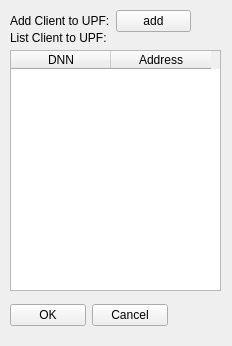
<?xml version="1.0" encoding="UTF-8"?>
<ui version="4.0">
 <class>Form</class>
 <widget class="QWidget" name="Form">
  <property name="geometry">
   <rect>
    <x>0</x>
    <y>0</y>
    <width>232</width>
    <height>346</height>
   </rect>
  </property>
  <property name="windowTitle">
   <string>Form</string>
  </property>
  <widget class="QWidget" name="formLayoutWidget_4">
   <property name="geometry">
    <rect>
     <x>10</x>
     <y>10</y>
     <width>181</width>
     <height>25</height>
    </rect>
   </property>
   <layout class="QFormLayout" name="formLayout_4">
    <item row="0" column="1">
     <widget class="QPushButton" name="pushButton_2">
      <property name="text">
       <string>add</string>
      </property>
     </widget>
    </item>
    <item row="0" column="0">
     <widget class="QLabel" name="label_20">
      <property name="text">
       <string>Add Client to UPF:</string>
      </property>
     </widget>
    </item>
   </layout>
  </widget>
  <widget class="QTableWidget" name="tableWidget_2">
   <property name="geometry">
    <rect>
     <x>10</x>
     <y>50</y>
     <width>211</width>
     <height>241</height>
    </rect>
   </property>
   <column>
    <property name="text">
     <string>DNN</string>
    </property>
   </column>
   <column>
    <property name="text">
     <string>Address</string>
    </property>
   </column>
  </widget>
  <widget class="QWidget" name="gridLayoutWidget">
   <property name="geometry">
    <rect>
     <x>10</x>
     <y>300</y>
     <width>158</width>
     <height>31</height>
    </rect>
   </property>
   <layout class="QGridLayout" name="gridLayout">
    <item row="0" column="0">
     <widget class="QPushButton" name="pushButton">
      <property name="text">
       <string>OK</string>
      </property>
     </widget>
    </item>
    <item row="0" column="1">
     <widget class="QPushButton" name="pushButton_5">
      <property name="text">
       <string>Cancel</string>
      </property>
     </widget>
    </item>
   </layout>
  </widget>
  <widget class="QLabel" name="label_19">
   <property name="geometry">
    <rect>
     <x>10</x>
     <y>30</y>
     <width>101</width>
     <height>16</height>
    </rect>
   </property>
   <property name="text">
    <string>List Client to UPF:</string>
   </property>
  </widget>
 </widget>
 <resources/>
 <connections/>
</ui>
